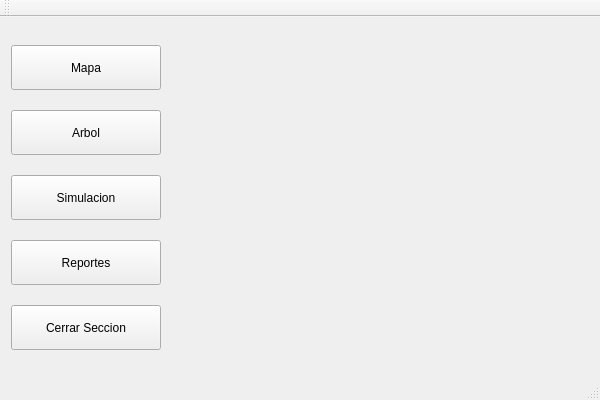
<?xml version="1.0" encoding="UTF-8"?>
<ui version="4.0">
 <class>MainViewClass</class>
 <widget class="QMainWindow" name="MainViewClass">
  <property name="geometry">
   <rect>
    <x>0</x>
    <y>0</y>
    <width>600</width>
    <height>400</height>
   </rect>
  </property>
  <property name="windowTitle">
   <string>MainView</string>
  </property>
  <widget class="QWidget" name="centralWidget">
   <layout class="QHBoxLayout" name="horizontalLayout">
    <item>
     <layout class="QVBoxLayout" name="verticalLayout">
      <property name="spacing">
       <number>3</number>
      </property>
      <property name="sizeConstraint">
       <enum>QLayout::SizeConstraint::SetMinimumSize</enum>
      </property>
      <item>
       <widget class="QPushButton" name="btnMap">
        <property name="sizePolicy">
         <sizepolicy hsizetype="Expanding" vsizetype="Expanding">
          <horstretch>0</horstretch>
          <verstretch>0</verstretch>
         </sizepolicy>
        </property>
        <property name="minimumSize">
         <size>
          <width>0</width>
          <height>0</height>
         </size>
        </property>
        <property name="maximumSize">
         <size>
          <width>150</width>
          <height>45</height>
         </size>
        </property>
        <property name="text">
         <string>Mapa</string>
        </property>
       </widget>
      </item>
      <item>
       <widget class="QPushButton" name="btnTree">
        <property name="sizePolicy">
         <sizepolicy hsizetype="Expanding" vsizetype="Expanding">
          <horstretch>0</horstretch>
          <verstretch>0</verstretch>
         </sizepolicy>
        </property>
        <property name="maximumSize">
         <size>
          <width>150</width>
          <height>45</height>
         </size>
        </property>
        <property name="text">
         <string>Arbol</string>
        </property>
       </widget>
      </item>
      <item>
       <widget class="QPushButton" name="btnSimulation">
        <property name="maximumSize">
         <size>
          <width>150</width>
          <height>45</height>
         </size>
        </property>
        <property name="text">
         <string>Simulacion</string>
        </property>
       </widget>
      </item>
      <item>
       <widget class="QPushButton" name="btnReports">
        <property name="maximumSize">
         <size>
          <width>150</width>
          <height>45</height>
         </size>
        </property>
        <property name="text">
         <string>Reportes</string>
        </property>
       </widget>
      </item>
      <item>
       <widget class="QPushButton" name="btnLogOut">
        <property name="maximumSize">
         <size>
          <width>150</width>
          <height>45</height>
         </size>
        </property>
        <property name="text">
         <string>Cerrar Seccion</string>
        </property>
       </widget>
      </item>
     </layout>
    </item>
    <item>
     <widget class="QStackedWidget" name="stackedViews">
      <property name="currentIndex">
       <number>0</number>
      </property>
      <widget class="QWidget" name="page_5"/>
      <widget class="QWidget" name="page_6"/>
     </widget>
    </item>
   </layout>
  </widget>
  <widget class="QMenuBar" name="menuBar">
   <property name="geometry">
    <rect>
     <x>0</x>
     <y>0</y>
     <width>600</width>
     <height>21</height>
    </rect>
   </property>
  </widget>
  <widget class="QToolBar" name="mainToolBar">
   <attribute name="toolBarArea">
    <enum>TopToolBarArea</enum>
   </attribute>
   <attribute name="toolBarBreak">
    <bool>false</bool>
   </attribute>
  </widget>
  <widget class="QStatusBar" name="statusBar"/>
 </widget>
 <layoutdefault spacing="6" margin="11"/>
 <resources/>
 <connections/>
</ui>
